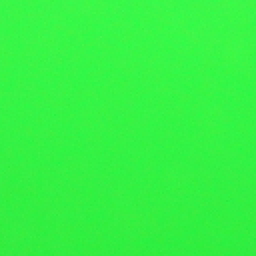
%> input picture Simulator/TurbidityDatabase/ancutiwater.png, 128 x 128 px, given in place of UWSIM1_17.jpg, which was not available (shown 2 times larger)
$ octave main.m   (GNU Octave 9; MATLAB toolbox functions it lacks are replaced by stand-ins)
%> lines starting %> are read from the running program, lines starting %| are printed output that depends on the picture; pictures that were not available may be replaced by others from this repository, and a replacement may not be noted
### Simulator/acquireWaterProperties.m
function c=acquireWaterProperties(patch)

l=1.06;              %Schechner,2006
T=1; %1.0; %Transmission coefficient at the water surface - from Processing of field spectroradiometric data - EARSeL
I0=1.0; %Cor da Luz - Branca Pura

profundity = 1;


c = zeros(1,3);

% For each possible channel
for i=1:3
    patchChannel = patch(:,:,i);

    patchVec = patchChannel(:);

    for k=1:length(patchVec)
        pixel = max(patchVec(k),0.001);

        cFun = -log(pixel/(l*T*I0))/profundity;
        c(i) = c(i) + cFun;

        %pixel
    end
    c(i) = c(i)/length(patchVec);

end


end

### Simulator/calculateTurbidImageFixD.m
function T = calculateTurbidImageFixD(J,c,distance,averageCossine,Binf,noise,fwintensity)


% c must be a matrix as big as the image


c_mat = c*ones(size(J));

c_mat = c_mat + noise*randn(size(c_mat));


dmap = distance*ones(size(J));

Binf_mat = Binf*ones(size(J));

Ed = J.*exp(-dmap.*c_mat);

% [5 lines of commented-out code are left out]


Ef = conv2(Ed,psf(fwintensity,averageCossine,c),'same');
Eb = (Binf_mat - Binf_mat.*exp(-dmap.*c_mat));

%'Binf'
%sum(sum(Binf))/(size(Binf,1)*size(Binf,2))


T = Ed + Ef  + Eb;

T = T./(max(max(max(T)),1));
% [6 lines of commented-out code are left out]

end

% [7 lines of commented-out code are left out]

### Simulator/psf.m
% Compute the psf as described by the paper " A new convolution kernel
%for atmospheric point spread function"

function psfKernel = psf(sizeKernel,g,c)


    psfKernel = zeros(sizeKernel*2 + 1);
    k=7;
    c = c*k;

    for i=0:sizeKernel

        for j=0:sizeKernel

            % Put into metric scale
            x = i*0.0002;
            y = j*0.0002;
            upperFracExp = (x^2 + y^2)^(c/2);
            lowerFracExp = abs(calcA(c,(1-g)/g))^c;
            upperFrac = exp(-(upperFracExp/lowerFracExp));
            lowerFrac = 4*(gamma(1+(1/c))^2)*(calcA(c,(1-g)/g)^2);

            psfKernel(i+sizeKernel+1,j+sizeKernel+1) = upperFrac/lowerFrac;
            psfKernel(sizeKernel+1 - i, sizeKernel+1 +j) = upperFrac/lowerFrac;
            psfKernel(sizeKernel+1 - i, sizeKernel+1 -j) = upperFrac/lowerFrac;
            psfKernel(sizeKernel+1 + i, sizeKernel+1 -j) = upperFrac/lowerFrac;
        end

    end
    psfKernel = psfKernel./sum(sum(psfKernel));


end

% [6 lines left out: function calcA, not called in this run]

### Simulator/simulateTurbidImage.m
function T = simulateTurbidImage(input,Binf,c,distance,noise,fwintensity)

    % Set distance of the scene, for our experiment is always 0.58

    fwcossine = [ 0.75 0.714 0.681];


     TR = calculateTurbidImageFixD(double(input(:,:,1)),c(1),distance,fwcossine(1),Binf(1),noise,fwintensity);


     TG = calculateTurbidImageFixD(double(input(:,:,2)),c(2),distance,fwcossine(2),Binf(2),noise,fwintensity);
%

     TB = calculateTurbidImageFixD(double(input(:,:,3)),c(3),distance,fwcossine(3),Binf(3),noise,fwintensity);
%
%
     T(:,:,1) = TR;
     T(:,:,2) = TG;
     T(:,:,3) = TB;


end

### Simulator/calculateGTImageFixD.m
function Ed = calculateGTImageFixD(J,c,distance,minpixel)


% c must be a matrix as big as the image


c_mat = c*ones(size(J));

%c_mat = c_mat + 0.01*randn(size(c_mat));


dmap = distance*ones(size(J));


Ed = J.*exp(-dmap.*c_mat);

%Ed = directComponent(J, c_mat,dmap);
Ed(Ed<minpixel*0.00392156862) = 0;
Ed = Ed./max(max(Ed));
Ed(isnan(Ed)) =0;
%figure;
%imshow(Ed);

end

% [7 lines of commented-out code are left out]

### Simulator/simulateTurbidImageGT.m
function T = simulateTurbidImageGT(input,c,distance,minpixel)

    % Set distance of the scene, for our experiment is always 0.58


     TR = calculateGTImageFixD(double(input(:,:,1)),c(1),distance,minpixel);


     TG = calculateGTImageFixD(double(input(:,:,2)),c(2),distance,minpixel);

     TB = calculateGTImageFixD(double(input(:,:,3)),c(3),distance,minpixel);
%
%
     T(:,:,1) = TR;
     T(:,:,2) = TG;
     T(:,:,3) = TB;


end

### Simulator/main.m

% [20 lines of commented-out code are left out]
input = imread('UWSIM1_17.jpg');
%> input is the input picture: size 128x128x3 uint8; mean R, G, B 53.3, 243, 68.5
% [8 lines of commented-out code are left out]
dmapOutput = imread('dmap.png');
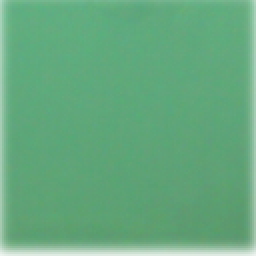
%> input picture Simulator/TurbidityDatabase/ancutiwater2.png, 128 x 128 px, given in place of dmap.png, which was not available (shown 2 times larger)
%> dmapOutput is the input picture: size 128x128x3 uint8; mean R, G, B 101.3, 169.1, 126.3
dmapOutput = double(dmapOutput)/255;
%> dmapOutput: size 128x128x3 double


% input = imvec{1};
% [J] = spAverageImageWSpImage(I1, spImage);


Binf = [ 0.2, 0.85, 0.85];


input = imresize(input,size(dmapOutput));

%[J, spImage] = spAverageImage(imvec{i} ,96);
% delta = 10;
% %Energy = zeros(size(input,1),size(input,2),size(400:delta:720));
%
% c = zeros(3,1);
% sumWeights = zeros(1,3);
% K=6;
% for wave = 400:delta:800
%     % Load an absorption model of a certain water tipe
%     load('TurbidityDatabase/deepgreen')
%     % Get the c for this wavelenght
%     cwave = feval(mediafunction,wave);
%
%
%
%     % for rgb
%      weights = spectrumRGB(wave)/(length(400:delta:800)/K);
%
%
%
%     for i=1:3
%
%         c(i) = c(i) + cwave * weights(i);
%
%     end
%
%     %sumWeights = sumWeights + weights;
%
%
% end


l=1.06;              %Schechner,2006
T=1; %1.0; %Transmission coefficient at the water surface - from Processing of field spectroradiometric data - EARSeL
I0=1.0; %Cor da Luz - Branca Pura

profundity = 1;

patch = double(imread('TurbidityDatabase/mujereswater.png'))/255;
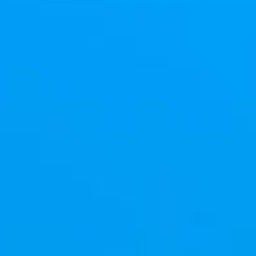
%> input picture Simulator/TurbidityDatabase/mujereswater.png, 128 x 128 px (shown 2 times larger)
c = acquireWaterProperties(patch);
%> after the loop in acquireWaterProperties, `for i=1:3`: c = [5.53 0.547 0.104]
%> c = [5.53 0.547 0.104]
for i=1:3

    Binf(i)=l*T*I0*exp(-c(i)*double(profundity));


end
%> after the loop, Binf = [0.00422 0.613 0.955]

distance =5;

%fwcossine = 0.1*[ 0.75 0.714 0.681];
fwintesity = 50;
T = simulateTurbidImage(input,Binf,c,distance,0.01,fwintesity);
%> in calculateTurbidImageFixD, `c_mat = c*ones(size(J));`: c_mat: size 128x128 double; every value is 5.53
%> in calculateTurbidImageFixD, `Binf_mat = Binf*ones(size(J));`: Binf_mat: size 128x128 double; every value is 0.00422
%> in psf, `c = c*k;`: c = 38.68
%> after the loop in psf, `for i=0:sizeKernel`: psfKernel: size 101x101 double; every value is 0.752
%> in psf, `psfKernel = psfKernel./sum(sum(psfKernel));`: psfKernel: size 101x101 double; every value is 9.8e-05
%> call 2 of calculateTurbidImageFixD, with c = 0.547, distance = 5, averageCossine = 0.714, Binf = 0.613, noise = 0.01, fwintensity = 50
%> in calculateTurbidImageFixD (call 2), `c_mat = c*ones(size(J));`: c_mat: size 128x128 double; every value is 0.547
%> in calculateTurbidImageFixD (call 2), `Binf_mat = Binf*ones(size(J));`: Binf_mat: size 128x128 double; every value is 0.613
%> in calculateTurbidImageFixD (call 2), `Ed = J.*exp(-dmap.*c_mat);`:
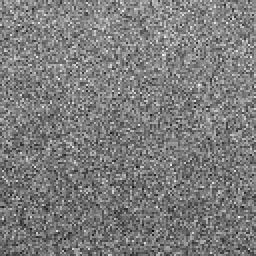
%> Ed: size 128x128 double (shown 2 times larger); min 12.56, max 19.19, mean 15.79; drawn with min black and max white
%> call 3 of calculateTurbidImageFixD, with c = 0.104, distance = 5, averageCossine = 0.681, Binf = 0.955, noise = 0.01, fwintensity = 50
%> in calculateTurbidImageFixD (call 3), `c_mat = c*ones(size(J));`: c_mat: size 128x128 double; every value is 0.104
%> in calculateTurbidImageFixD (call 3), `Binf_mat = Binf*ones(size(J));`: Binf_mat: size 128x128 double; every value is 0.955
%> in calculateTurbidImageFixD (call 3), `Ed = J.*exp(-dmap.*c_mat);`:
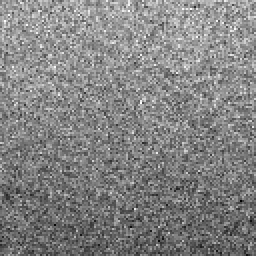
%> Ed: size 128x128 double (shown 2 times larger); min 30.12, max 50.91, mean 40.8; drawn with min black and max white
%> call 3 of psf, with sizeKernel = 50, g = 0.681, c = 0.104
%> in psf (call 3), `c = c*k;`: c = 0.728
%> after the loop in psf (call 3), `for i=0:sizeKernel`:
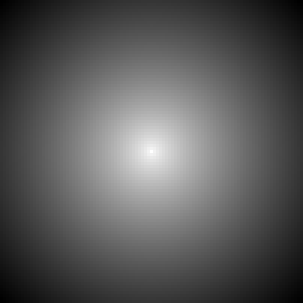
%> psfKernel: size 101x101 double (shown 3 times larger); min 5.09, max 6, mean 5.41; drawn with min black and max white
GT  = simulateTurbidImageGT(input,c,distance,3);
%> in calculateGTImageFixD, `Ed(Ed<minpixel*0.00392156862) = 0;`: Ed: size 128x128 double; every value is 0
%> in calculateGTImageFixD, `Ed = Ed./max(max(Ed));`: Ed: size 128x128 double; every value is NaN or infinite
%> call 3 of calculateGTImageFixD, with c = 0.104, distance = 5, minpixel = 3
%> in calculateGTImageFixD (call 3), `Ed = Ed./max(max(Ed));`:
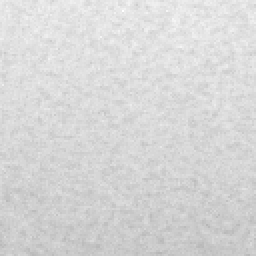
%> Ed: size 128x128 double (shown 2 times larger); min 0.716, max 1, mean 0.846
%> in simulateTurbidImageGT, `T(:,:,3) = TB;`:
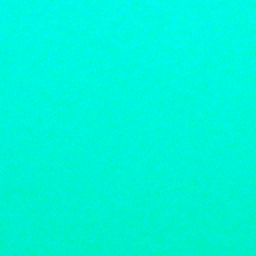
%> T: size 128x128x3 double (shown 2 times larger); mean R, G, B 0, 0.96, 0.846

figure; imshow(T);

%figure; imshow(GT);
